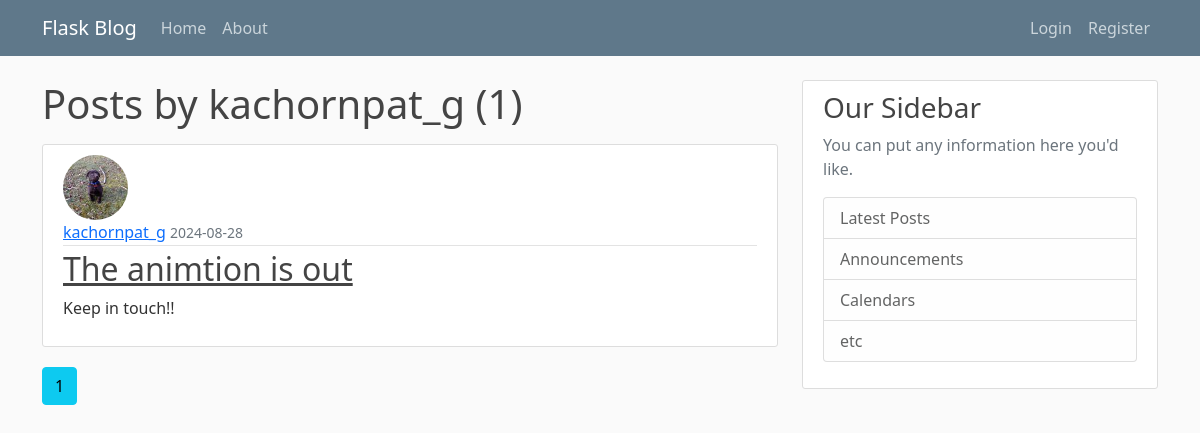
The page /user/kachornpat_g on the database as committed earlier.
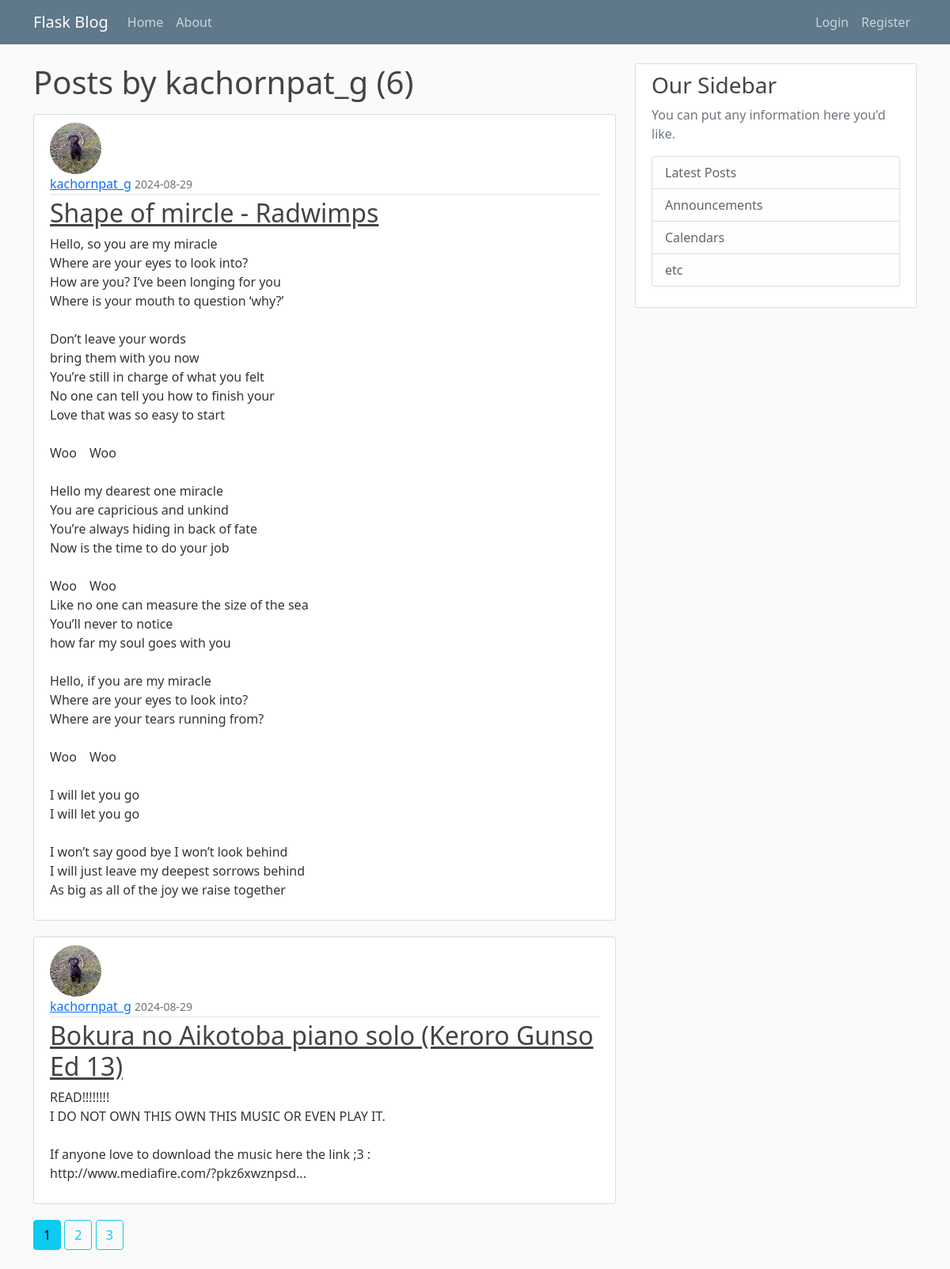
The same page on the database as committed later.
### hello/models.py (models this page shows, shortened)
class User(db.Model, UserMixin):
    id = db.Column(db.Integer, primary_key=True)
    username = db.Column(db.String(20), unique=True, nullable=False)
    email = db.Column(db.String(120), unique=True, nullable=False)
    image_file = db.Column(db.String(20), nullable=False, default='default.jpg')
    password = db.Column(db.String(60), nullable=False)
    posts = db.relationship('Post', backref='author', lazy=True)

class Post(db.Model):
    id = db.Column(db.Integer, primary_key=True)
    title = db.Column(db.String(100), nullable=False)
    date_posted = db.Column(db.DateTime(), nullable=False, default=datetime.now())
    content = db.Column(db.Text, nullable=False)
    user_id = db.Column(db.Integer, db.ForeignKey('user.id'), nullable=False)

### hello/routes.py (the view)
@app.route("/user/<string:username>")
def user_posts(username):
    page = request.args.get('page', 1, type=int)
    user = User.query.filter_by(username=username).first_or_404()
    posts = Post.query.filter_by(author=user)\
        .order_by(Post.date_posted.desc())\
        .paginate(page=page, per_page=2)
    return render_template('user_posts.html', posts=posts, user=user)

### hello/templates/user_posts.html
{% extends "layout.html" %}
{% block content %}
    <h1 class="mb-3">Posts by {{ user.username }} ({{ posts.total }})</h1>
    {% for post in posts.items %}
        <article class="media content-section">
            <img class="rounded-circle article-img" src="{{ url_for('static', filename='profile_pics/' + post.author.image_file) }}" alt="">
            <div class="media-body">
                <div class="article-metadata">
                    <a class="mr-2" href="{{ url_for('user_posts', username=post.author.username)}}">{{ post.author.username }}</a>
                    <small class="text-muted">{{ post.date_posted.strftime('%Y-%m-%d') }}</small>
                </div>
                <h2><a class="article-title" href="{{ url_for('post', post_id=post.id)}}">{{ post.title }}</a></h2>
                <p class="article-content">{{ post.content }}</p>
            </div>
        </article>
    {% endfor %}
    {% for page_num in posts.iter_pages(left_edge=1, right_edge=1, left_current=1, right_current=1) %}
        {% if page_num %}
            {% if posts.page == page_num %}
                <a class="btn btn-info mb-4" href="{{ url_for('user_posts', username=user.username, page=page_num) }}"> {{ page_num }}</a>
            {% else %}
                <a class="btn btn-outline-info mb-4" href="{{ url_for('user_posts', username=user.username, page=page_num) }}"> {{ page_num }}</a>
            {% endif %}
        {% else %}
            ...
        {% endif %}
    {% endfor %}
{% endblock content %}

### hello/templates/layout.html (shortened to what this page needs)
<!DOCTYPE html>
<html lang="en">
<head>
    <link href="https://cdn.jsdelivr.net/npm/bootstrap@5.0.2/dist/css/bootstrap.min.css" rel="stylesheet">
    <link rel="stylesheet" type="text/css" href="{{ url_for('static', filename='main.css')}}" >
</head>
<body>
    <header class="site-header">
        <nav class="navbar navbar-expand-md navbar-dark bg-steel fixed-top">
          <div class="container">
            <a class="navbar-brand mr-4" href="/">Flask Blog</a>
            <div class="collapse navbar-collapse" id="navbarToggle">
              <div class="navbar-nav me-auto">
                <a class="nav-item nav-link" href="{{ url_for('home') }}">Home</a>
                <a class="nav-item nav-link" href="{{ url_for('about') }}">About</a>
              </div>
              <div class="navbar-nav">
                {% if current_user.is_authenticated %}
                  <a class="nav-item nav-link" href="{{ url_for('new_post') }}">New Post</a>
                  <a class="nav-item nav-link" href="{{ url_for('account') }}">Account</a>
                  <a class="nav-item nav-link" href="{{ url_for('logout') }}">Logout</a>
                {% else %}
                  <a class="nav-item nav-link" href="{{ url_for('login') }}">Login</a>
                  <a class="nav-item nav-link" href="{{ url_for('register') }}">Register</a>
                {% endif %}
              </div>
            </div>
          </div>
        </nav>
      </header>
      <main role="main" class="container">
        <div class="row">
          <div class="col-md-8">
            {% block content %}{% endblock %}
          </div>
          <div class="col-md-4">
            <div class="content-section">
              <h3>Our Sidebar</h3>
              <p class='text-muted'>You can put any information here you'd like.
                <ul class="list-group">
                  <li class="list-group-item list-group-item-light">Latest Posts</li>
                  <li class="list-group-item list-group-item-light">Announcements</li>
                  <li class="list-group-item list-group-item-light">Calendars</li>
                  <li class="list-group-item list-group-item-light">etc</li>
                </ul>
              </p>
            </div>
          </div>
        </div>
      </main>
</body>
</html>

### hello/static/main.css (style rules this page uses)
body { background: #fafafa; color: #333333; margin-top: 5rem; }
h1, h2, h3, h4, h5, h6 { color: #444444; }
.bg-steel { background-color: #5f788a; }
.site-header .navbar-nav .nav-link { color: #cbd5db; }
.content-section { background: #ffffff; padding: 10px 20px; border: 1px solid #dddddd; border-radius: 3px; margin-bottom: 20px; }
.article-title { color: #444444; }
.article-content { white-space: pre-line; }
.article-img { height: 65px; width: 65px; margin-right: 16px; }
.article-metadata { padding-bottom: 1px; margin-bottom: 4px; border-bottom: 1px solid #e3e3e3 }

Rows that differ between the two databases and show on the page:
no longer on this page (row unchanged): Post: image_file (picture), author.username "kachornpat_g", date_posted "2024-08-28", title "The animtion is out", content "Keep in touch!!"
added Post: image_file (picture), author.username "kachornpat_g", date_posted "2024-08-29", title "Shape of mircle - Radwimps", content "Hello, so you are my miracle Where are your eyes to look into? How are you? I’ve been longing for you Where is your mouth to question ‘why?’ Don’t leave your words bring them with you now You’re still in charge of what you felt No one can tell you how to finish your Love that was so easy to start Woo Woo Hello my dearest one miracle You are capricious and unkind You’re always hiding in back of fate Now is the time to do your job Woo Woo Like no one can measure the size of the sea You’ll never to notice how far my soul goes with you Hello, if you are my miracle Where are your eyes to look into? Where are your tears running from? Woo Woo I will let you go I will let you go I won’t say good…"
added Post: image_file (picture), author.username "kachornpat_g", date_posted "2024-08-29", title "Bokura no Aikotoba piano solo (Keroro Gunso Ed 13)", content "READ!!!!!!!! I DO NOT OWN THIS OWN THIS MUSIC OR EVEN PLAY IT. If anyone love to download the music here the link ;3 : http://www.mediafire.com/?pkz6xwznpsd..."
Other text that changed with them:
{{ posts.total }}: "1" → "6"
new list line: "2"
new list line: "3"
